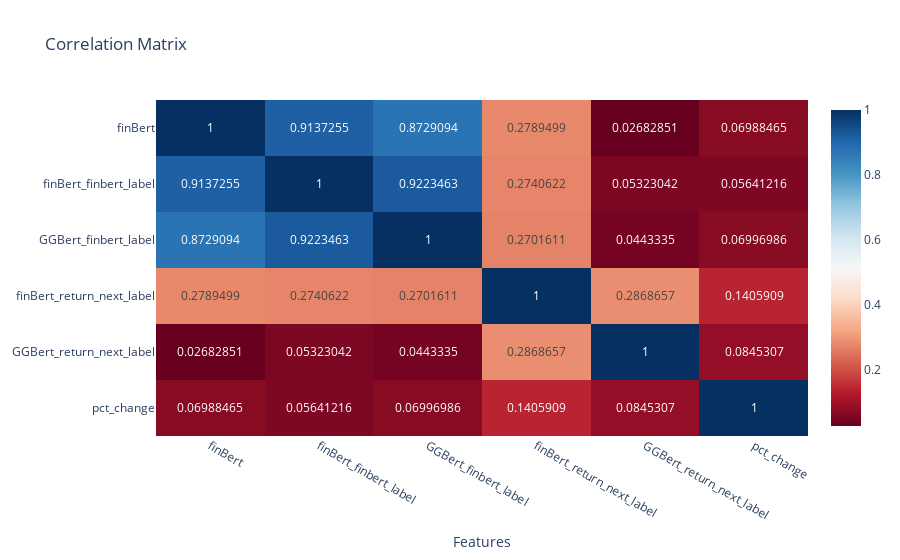

This figure's notebook cell:
### Code cell
fig = px.imshow(correlation_df, text_auto=True, aspect="auto", color_continuous_scale='RdBu', title="Correlation Matrix")
fig.update_xaxes(title_text="Features")
fig.show()

### Figure 1 — Plotly figure (JSON) as saved in the notebook; plotly's stock layout.template omitted (floating-point values rounded to 4 significant figures)
{"data": [{"coloraxis": "coloraxis", "hovertemplate": "x: %{x}<br>y: %{y}<br>color: %{z}<extra></extra>", "name": "0", "texttemplate": "%{z}", "type": "heatmap", "x": ["finBert", "finBert_finbert_label", "GGBert_finbert_label", "finBert_return_next_label", "GGBert_return_next_label", "pct_change"], "xaxis": "x", "y": ["finBert", "finBert_finbert_label", "GGBert_finbert_label", "finBert_return_next_label", "GGBert_return_next_label", "pct_change"], "yaxis": "y", "z": [[1, 0.9137, 0.8729, 0.2789, 0.02683, 0.06988], [0.9137, 1, 0.9223, 0.2741, 0.05323, 0.05641], [0.8729, 0.9223, 1, 0.2702, 0.04433, 0.06997], [0.2789, 0.2741, 0.2702, 1, 0.2869, 0.1406], [0.02683, 0.05323, 0.04433, 0.2869, 1, 0.08453], [0.06988, 0.05641, 0.06997, 0.1406, 0.08453, 1]]}], "layout": {"coloraxis": {"colorscale": [[0, "rgb(103,0,31)"], [0.1, "rgb(178,24,43)"], [0.2, "rgb(214,96,77)"], [0.3, "rgb(244,165,130)"], [0.4, "rgb(253,219,199)"], [0.5, "rgb(247,247,247)"], [0.6, "rgb(209,229,240)"], [0.7, "rgb(146,197,222)"], [0.8, "rgb(67,147,195)"], [0.9, "rgb(33,102,172)"], [1, "rgb(5,48,97)"]]}, "title": {"text": "Correlation Matrix"}, "xaxis": {"anchor": "y", "domain": [0, 1], "title": {"text": "Features"}}, "yaxis": {"anchor": "x", "autorange": "reversed", "domain": [0, 1]}}}
